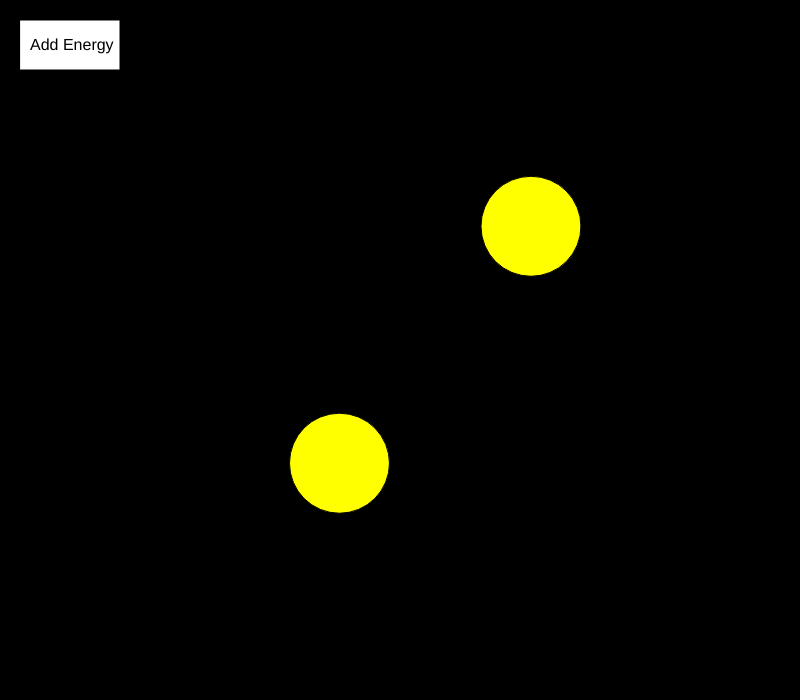
Frame 1 (no input)
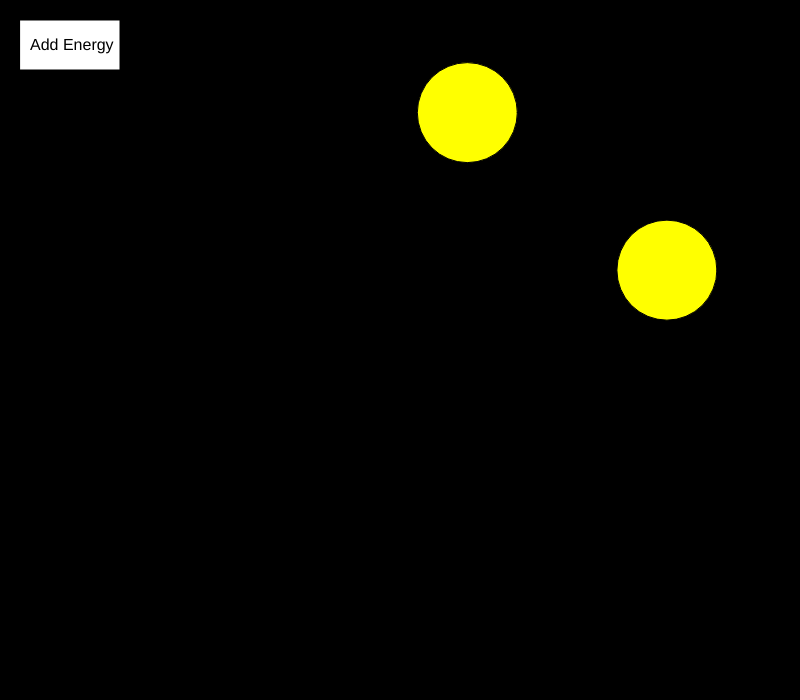
Frame 60 (no input)
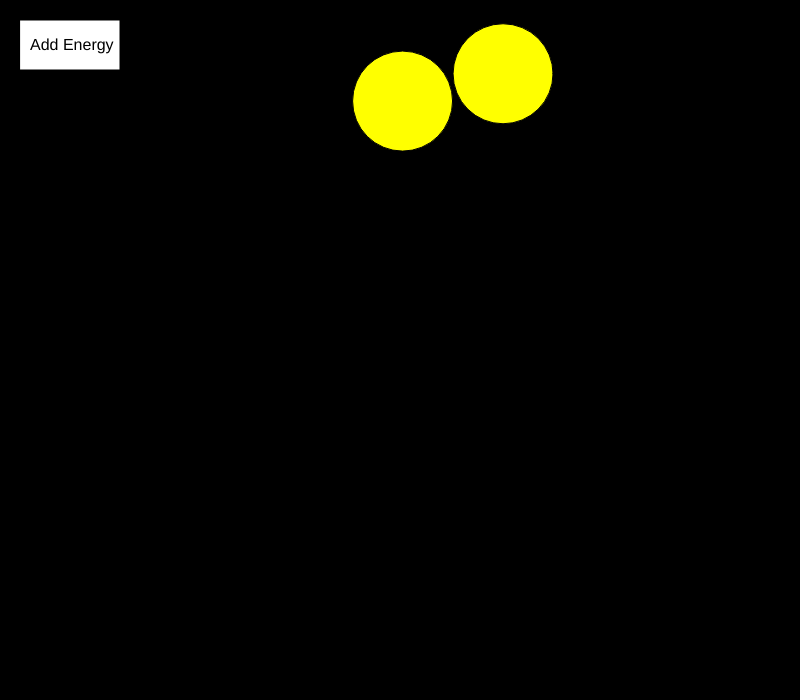
Frame 120 (the mouse pressed at the canvas centre since frame 60)

The p5.js sketch that drew these frames (run headless with seeded random() and noise() and a simulated clock; from frame 60 on, the mouse is pressed at the canvas centre):

// p5.js sketch
// ── sketch.js
//TO DO
/*

1. change collisons to average the two speeds (ish) 
2. fix the flicker thing (maybe remove it?)DONE

*/
var width = 800;
var height = 1800;
//var x = 100;
//var y = 100;
//var speedX
//var speedY
var lop = 0;
var avrgX;
var avrgY;
 var messup = 0
var a;
var b;
var c;
var d;
var col;
var b1;
var b2;
var b3;
var sx;
var sy;
var s2x;
var s2y;
var bugs = [];
function setup() {
 // frameRate(10);
speedX = random(-50,100);
 speedY = random(-50,100);
 a = 100
 b = 100
 c =random(4,5)
 d =random(4,5)
 
for (var i=0; i<2; i++) {
  
  
  
  a = random(50,650)
 b = random(50,650)
 c =random(-2,4)
 d =random(-2,4)
 m = random(1,3)
 
 
 
    bugs.push(new ball(a,b,c,d,m));
  }
  for (var h=0; i<bugs.length; i++) {
 bugs[h].move();
 bugs[h].display();
}
  


  createCanvas(800,700)
     

 
}

function draw() {

  background(0)
  
  while(lop===0){
    
    print("fix");
    
  for (var p=0; p<bugs.length; p++) {
  
  for (var o=0; o<bugs.length; o++) {
  
    if (bugs[p]!=bugs[o] && dist(bugs[p].x,bugs[p].y,bugs[o].x,bugs[o].y)<100){
      print(bugs[p].x);
      while(dist(bugs[p].x,bugs[p].y,bugs[o].x,bugs[o].y)<100){
       messup=1
      bugs[o].x +=50;
      bugs[o].y +=50;
      bugs[p].x -=50;
      bugs[p].y -=50;
      }
    }
  }
  }
  lop=1;
 
  
  
  }
 
  
  
  if(lop === 1){
    
  
for (var i=0; i<bugs.length; i++) {
 bugs[i].move();
 bugs[i].display();
}


/*if(dist(bugs[0].x,bugs[0].y,bugs[1].x,bugs[1].y)<100){
  bugs[0].speedX*=-1;
  bugs[0].speedY*=-1;
  bugs[1].speedX*=-1;
  bugs[1].speedY*=-1;
}*/

for (var f=0; f<bugs.length; f++) {
  
  for (var s=0; s<bugs.length; s++) {
   print (bugs[f].m+bugs[s].m)
    if (bugs[s]!=bugs[f] && dist(bugs[f].x,bugs[f].y,bugs[s].x,bugs[s].y)<100){
      
    if(bugs[f].m>bugs[s].m){
       
    
    s2x=((2*bugs[f].m)/(bugs[f].m+bugs[s].m))*bugs[f].speedX
    s2y=((2*bugs[f].m)/(bugs[f].m+bugs[s].m))*bugs[f].speedY
    
    sx=((bugs[s].m-bugs[f].m)/(bugs[s].m+bugs[f].m))*bugs[s].speedX
    sy=((bugs[s].m-bugs[f].m)/(bugs[s].m+bugs[f].m))*bugs[s].speedY
     bugs[s].speedX = sx;
    bugs[s].speedY = sy;
     bugs[f].speedX = s2x;
    bugs[f].speedY = s2y;
    }else{
    sx=((2*bugs[f].m)/(bugs[f].m+bugs[s].m))*bugs[f].speedX
    sy=((2*bugs[f].m)/(bugs[f].m+bugs[s].m))*bugs[f].speedY
    
    s2x=((bugs[s].m-bugs[f].m)/(bugs[s].m+bugs[f].m))*bugs[s].speedX
    s2y=((bugs[s].m-bugs[f].m)/(bugs[s].m+bugs[f].m))*bugs[s].speedY
    bugs[f].speedX = sx;
    bugs[f].speedY = sy;
     bugs[s].speedX = s2x;
    bugs[s].speedY = s2y;
    
    }
   
  

    
    //bugs[f].speedX = bugs[s].speedX;
   //bugs[f].speedY = bugs[s].speedY;
    
    
   
    
    

      
      
    
     bugs[s].speedX *= 0.995;
    bugs[s].speedY *= 0.995;
     bugs[f].speedX *= 0.995;
    bugs[f].speedY *= 0.995;
    
    
    
    
    bugs[s].move();
    bugs[s].display();
     bugs[f].move();
    bugs[f].display();
    }else{
      
    
    }
  }
  
}
}
fill(255);
 rect(20,20,100,50) ;
 fill(0);
 textSize(16);
 text('Add Energy',30,50)
}

function ball(x,y,speedX,speedY,mass){
  this.mass = m
  this.x=x
  this.y=y
  this.speedX=speedX
  this.speedY=speedY
 this.move = function(speedX,speedY){
   
  if (this.y>=650){
    this.speedY*=-1;
    this.y=650
  }else{
  this.y+=this.speedY;
  }
   if (this.x>=750){
  
    this.speedX*=-1;
    this.x=750;
  }else{
  this.x+=this.speedX;
  }
  
  
    if (this.y<=50){
    this.speedY*=-1;
    this.y=51
  }else{
  this.y+=this.speedY;
  }
   if (this.x<=50){
    this.speedX*=-1;
    this.x=50;
  }else{
  this.x+=this.speedX;
  }
 }
  //x+=speedX;
  //y+=speedY;
  this.display = function(){
   fill(255,255,0);
  ellipse(this.x,this.y,100,100);
  
  
  } 
  this.energy = function(){
    if(this.speedX <10){
      this.speedX *= 2;
    }
    if(this.speedY <10){
      this.speedY *=2 ;
    }
  }
}
function mouseClicked(){
  if(mouseX<120 && mouseX >20 && mouseY >20 && mouseY <70){
    
    for(a=0 ;a<bugs.length;a++){
      bugs[a].energy();
    }
    
  }
  
}
